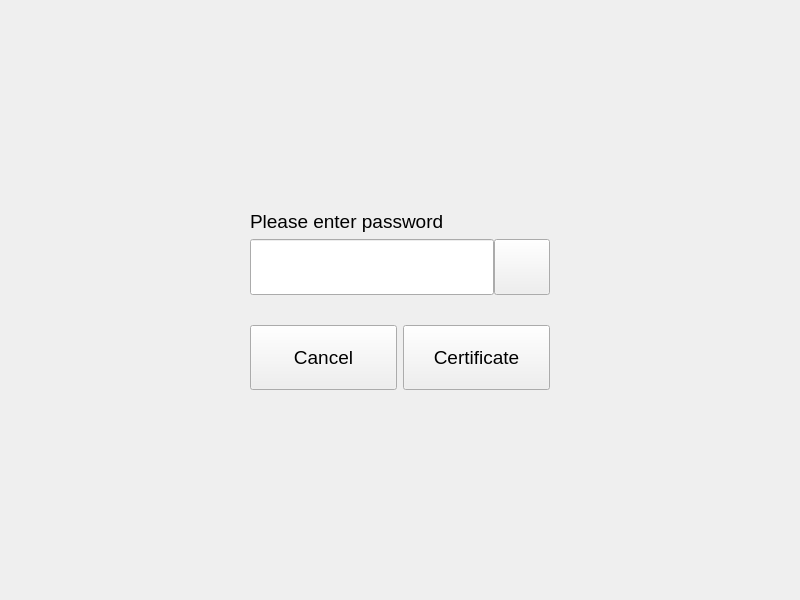
<?xml version="1.0" encoding="UTF-8"?>
<ui version="4.0">
 <class>PasswordCertificateWindow</class>
 <widget class="QMainWindow" name="PasswordCertificateWindow">
  <property name="geometry">
   <rect>
    <x>0</x>
    <y>0</y>
    <width>800</width>
    <height>600</height>
   </rect>
  </property>
  <property name="font">
   <font>
    <pointsize>14</pointsize>
   </font>
  </property>
  <property name="windowTitle">
   <string>MainWindow</string>
  </property>
  <widget class="QWidget" name="centralwidget">
   <layout class="QVBoxLayout" name="verticalLayout">
    <item>
     <layout class="QHBoxLayout" name="horizontalLayout_2">
      <item>
       <spacer name="horizontalSpacer_2">
        <property name="orientation">
         <enum>Qt::Horizontal</enum>
        </property>
        <property name="sizeHint" stdset="0">
         <size>
          <width>40</width>
          <height>20</height>
         </size>
        </property>
       </spacer>
      </item>
      <item>
       <layout class="QVBoxLayout" name="verticalLayout_3"/>
      </item>
      <item>
       <layout class="QVBoxLayout" name="verticalLayout_2">
        <item>
         <spacer name="verticalSpacer">
          <property name="orientation">
           <enum>Qt::Vertical</enum>
          </property>
          <property name="sizeHint" stdset="0">
           <size>
            <width>20</width>
            <height>40</height>
           </size>
          </property>
         </spacer>
        </item>
        <item>
         <widget class="QLabel" name="label">
          <property name="text">
           <string>Please enter password</string>
          </property>
         </widget>
        </item>
        <item>
         <widget class="QWidget" name="widgetPassword" native="true">
          <property name="minimumSize">
           <size>
            <width>300</width>
            <height>0</height>
           </size>
          </property>
          <layout class="QHBoxLayout" name="horizontalLayout_3">
           <property name="spacing">
            <number>0</number>
           </property>
           <property name="leftMargin">
            <number>0</number>
           </property>
           <property name="topMargin">
            <number>0</number>
           </property>
           <property name="rightMargin">
            <number>0</number>
           </property>
           <property name="bottomMargin">
            <number>0</number>
           </property>
           <item>
            <widget class="QLineEdit" name="lineEdit">
             <property name="minimumSize">
              <size>
               <width>0</width>
               <height>56</height>
              </size>
             </property>
             <property name="maximumSize">
              <size>
               <width>16777215</width>
               <height>56</height>
              </size>
             </property>
             <property name="echoMode">
              <enum>QLineEdit::Password</enum>
             </property>
            </widget>
           </item>
           <item>
            <widget class="QPushButton" name="pushButtonEditPassword">
             <property name="minimumSize">
              <size>
               <width>56</width>
               <height>56</height>
              </size>
             </property>
             <property name="maximumSize">
              <size>
               <width>56</width>
               <height>56</height>
              </size>
             </property>
             <property name="styleSheet">
              <string notr="true">image: url(:/edit.png);
padding:5;</string>
             </property>
             <property name="text">
              <string/>
             </property>
            </widget>
           </item>
          </layout>
         </widget>
        </item>
        <item>
         <widget class="QLabel" name="lblMessage">
          <property name="font">
           <font>
            <pointsize>12</pointsize>
            <weight>75</weight>
            <italic>true</italic>
            <bold>true</bold>
           </font>
          </property>
          <property name="styleSheet">
           <string notr="true">color: rgb(239, 41, 41);</string>
          </property>
          <property name="text">
           <string/>
          </property>
         </widget>
        </item>
        <item>
         <layout class="QHBoxLayout" name="horizontalLayout">
          <item>
           <widget class="QPushButton" name="btnCancel">
            <property name="minimumSize">
             <size>
              <width>65</width>
              <height>65</height>
             </size>
            </property>
            <property name="text">
             <string>Cancel</string>
            </property>
           </widget>
          </item>
          <item>
           <widget class="QPushButton" name="btnCertificate">
            <property name="minimumSize">
             <size>
              <width>65</width>
              <height>65</height>
             </size>
            </property>
            <property name="text">
             <string>Certificate</string>
            </property>
           </widget>
          </item>
         </layout>
        </item>
        <item>
         <spacer name="verticalSpacer_2">
          <property name="orientation">
           <enum>Qt::Vertical</enum>
          </property>
          <property name="sizeHint" stdset="0">
           <size>
            <width>20</width>
            <height>40</height>
           </size>
          </property>
         </spacer>
        </item>
       </layout>
      </item>
      <item>
       <spacer name="horizontalSpacer">
        <property name="orientation">
         <enum>Qt::Horizontal</enum>
        </property>
        <property name="sizeHint" stdset="0">
         <size>
          <width>40</width>
          <height>20</height>
         </size>
        </property>
       </spacer>
      </item>
     </layout>
    </item>
   </layout>
  </widget>
 </widget>
 <resources/>
 <connections>
  <connection>
   <sender>btnCancel</sender>
   <signal>clicked()</signal>
   <receiver>PasswordCertificateWindow</receiver>
   <slot>close()</slot>
   <hints>
    <hint type="sourcelabel">
     <x>339</x>
     <y>367</y>
    </hint>
    <hint type="destinationlabel">
     <x>399</x>
     <y>299</y>
    </hint>
   </hints>
  </connection>
 </connections>
</ui>
